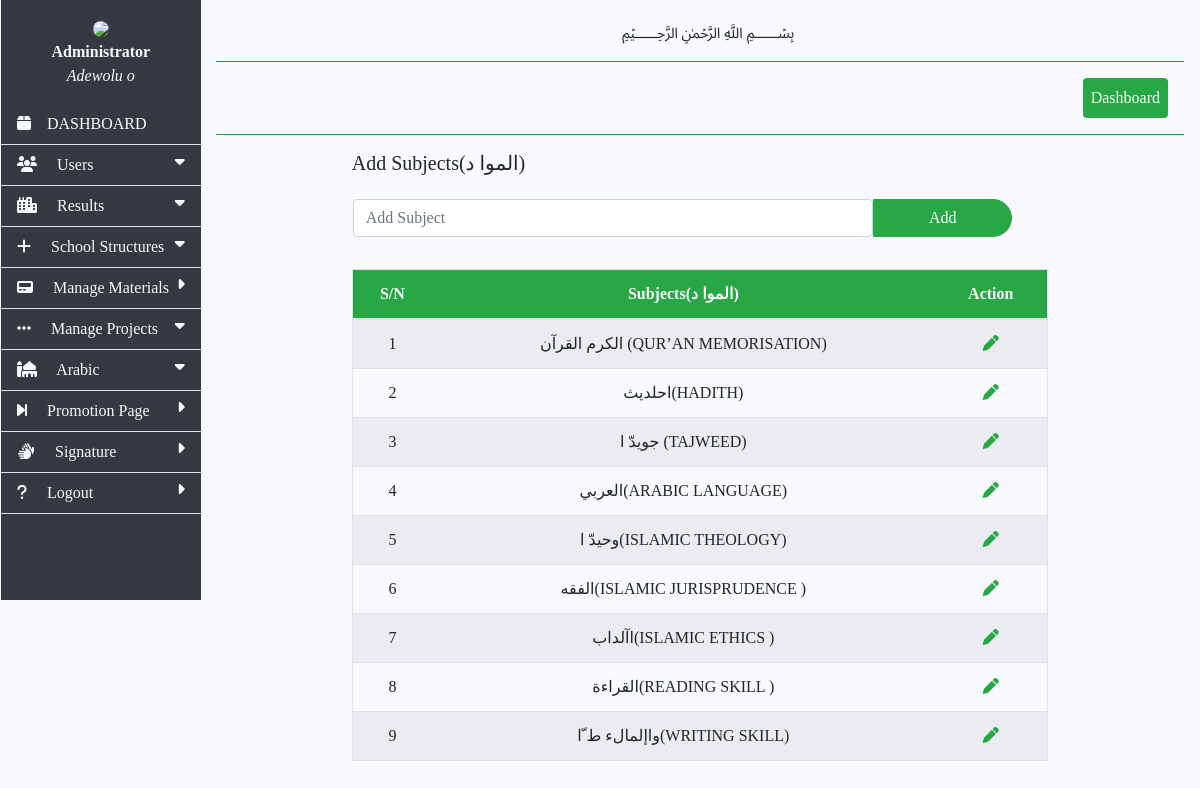
/admin/arabic_subjects.php (signed in), run on the app's committed database.
### tables this page shows
CREATE TABLE `register` (
  `id` int(10) NOT NULL,
  `name` varchar(255) NOT NULL,
  `gender` varchar(255) NOT NULL,
  `code` varchar(255) NOT NULL,
  `class` int(10) NOT NULL,
  `arabic_class` int(10) NOT NULL,
  `session` int(10) NOT NULL,
  `dob` varchar(255) NOT NULL,
  `parent` int(11) NOT NULL,
  `job` varchar(255) NOT NULL,
  `email` varchar(255) NOT NULL,
  `phone` varchar(255) NOT NULL,
  `address` text NOT NULL,
  `date` varchar(255) NOT NULL,
  `username` varchar(255) NOT NULL,
  `password` varchar(255) NOT NULL,
  `level` int(11) NOT NULL DEFAULT 0,
  `status` int(11) NOT NULL DEFAULT 0,
  `signature` varchar(255) NOT NULL,
  `image` varchar(255) NOT NULL
);

CREATE TABLE `arabic_subjects` (
  `id` int(11) NOT NULL,
  `subject` varchar(255) NOT NULL
);

### admin/inc/session.php (called while the page is built, shortened)
<?php
  include('inc/config.php');
    $user_check = $_SESSION['id'];
    $ses_sql = mysqli_query($connect, "SELECT * FROM register WHERE id = '$user_check' && level = 4 ");
?>

### admin/arabic_subjects.php (the view, shortened to what this page needs)
<?php
		include 'inc/session.php';
		 ?>
<!DOCTYPE html>
<html>
<head>
	<?php include 'inc/link.php'; ?>
</head>
<body>
	<div class="h-100 pl-3 pr-3">
            <div class="row">
           <?php include 'inc/sidebar.php'; ?>
           <div class="col-md-10">
<h4 class="ml-3 mt-3 text-center">﷽</h4>
           	<?php
           		include 'inc/hr.php';
           	 ?>
             <div class="">
           		<div class="col-md-9 m-auto">
           				<form method="post" enctype="multipart/form-data">
           					<h5 class="">Add Subjects(الموا د)</h5>
           					<div class="form-group mt-2 row p-3">
           						<input type="text" name="subject" class="form-control w-75" placeholder="Add Subject" required="required">
           						<button type="submit" name="submit" class="btn btn-success" style="border-radius: 0px 20px 20px 0px; width: 20%">Add</button>
                    </div>
           				</form>
           			<div class="">
           				<table class="table table-striped text-center col-md-12 border">
           					<thead class="bg-success text-light">
           						<tr>
           							<th>S/N</th>
           							<th>Subjects(الموا د)</th>
           							<th>Action</th>
           						</tr>
           					</thead>
           					<tbody>
           						<?php
           							$sel = "SELECT * FROM arabic_subjects";
									$selt = mysqli_query($connect, $sel);
									$n = 1;
									while ($rw = mysqli_fetch_array($selt)) {
           						 ?>
           						<tr>
           							<td><?php echo $n++; ?></td>
           							<td><?php echo $rw['subject']; ?></td>
           							<td><span id="del<?php echo $rw['id']; ?>" class="fas fa-pen text-success pointer"></span></td>
           						</tr>
           					<?php } ?>
</tbody>
</table>
</div>
</div>
</div>
</div>
</div>
</div>
</body>
</html>

### admin/inc/sidebar.php (shortened to what this page needs)
							<div class="col-md-2 bg-dark p-0 " style="" id="left_side">
								<div class="nav-link p-3 text-center">
									<img src="../images/fidelity logo.jpg" class="w-50 round" style="border-radius: 50%"><br>
									<b class="text-light">Administrator</b><br>
									<i class="text-light">
									<?php
											foreach($ses_sql as $person){
												echo $person['name'];
											}
									?>
									</i>
								</div>
								<a  href="index"  class="nav-link border-bottom text-light" title="Dashboard">
									<b class="fas fa-box text-light mr-3"></b>DASHBOARD
								</a>
<div id="members" class="nav-link border-bottom text-light pointer" title="All Users">
		<b class="fas fa-users mr-3"></b>
			Users
		<b class="fas fa-caret-down text-light float-right"></b>
</div>
<div id="result_show" class="nav-link border-bottom text-light pointer result_show" title="Insert, View and Edit Results">
		<b class="fas fa-city mr-3"></b>
			Results
		<b class="fas fa-caret-down text-light float-right"></b>
</div>
							<div id="" class="nav-link border-bottom text-light pointer posts" title="Manage terms, class and session">
								<b class="fas fa-plus mr-3"></b>
								School Structures
								<b class="fas fa-caret-down text-light float-right"></b>
		</div>
							<a href="materials" title="Manage Course Materials" class="nav-link border-bottom text-light">
								<b class="fas fa-pager mr-3"></b>
								Manage Materials
								<b class="fas fa-caret-right float-right"></b>
							</a>
				<div id="" class="nav-link border-bottom text-light pointer page" title="Create and view Submitted projects">
					<b class="fas fa-ellipsis-h mr-3"></b>
					Manage Projects
					<b class="fas fa-caret-down text-light float-right"></b>
				</div>
<div class="nav-link border-bottom text-light pointer" id="tap"  title="Arabic Department">
	<b class="fas fa-mosque mr-3"></b>
		Arabic
	<b class="fas fa-caret-down text-light float-right"></b>
</div>
		<a href="promotion" class="nav-link border-bottom text-light" title="Promotion Page">
			<b class="fas fa-step-forward mr-3"></b>
				Promotion Page
			<b class="fas fa-caret-right text-light float-right"></b>
		</a>
		<a href="signature" class="nav-link border-bottom text-light" title="Signature">
			<b class="fas fa-sign-language mr-3"></b>
				Signature
			<b class="fas fa-caret-right text-light float-right"></b>
		</a>
								<a href="logout" class="nav-link border-bottom text-light" title="Logout">
									<b class="fas fa-question mr-3"></b>
										Logout
									<b class="fas fa-caret-right text-light float-right"></b>
								</a>
							</div>

### css/styles.css (style rules this page uses)
* { font-family: calibri; scroll-behavior: smooth; }
body { background-color: ghostwhite; }
.pointer { cursor: pointer; }
#left_side { position: sticky; top: 0; overflow-y: scroll; left: 0; height: 600px }

### data on the page
register: name "Adewolu o"
arabic_subjects: subject "الكرم القرآن (QUR’AN MEMORISATION)"
arabic_subjects: subject "احلديث(HADITH)"
arabic_subjects: subject "جويدّ ا (TAJWEED)"
arabic_subjects: subject "العربي(ARABIC LANGUAGE)"
arabic_subjects: subject "وحيدّ ا(ISLAMIC THEOLOGY)"
arabic_subjects: subject "الفقه(ISLAMIC JURISPRUDENCE )"
arabic_subjects: subject "اآلداب(ISLAMIC ETHICS )"
arabic_subjects: subject "القراءة(READING SKILL )"
arabic_subjects: subject "واإلمالء ط ّا(WRITING SKILL)"
